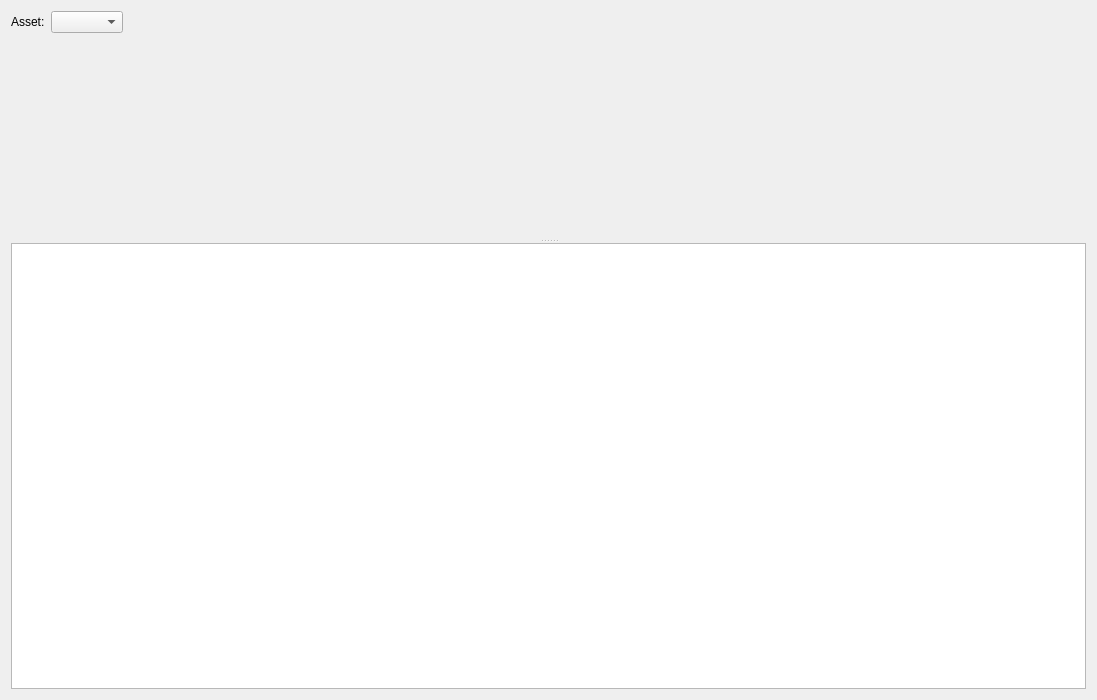
<?xml version="1.0" encoding="UTF-8"?>
<ui version="4.0">
 <class>SingleAssetAnalyseTab</class>
 <widget class="QWidget" name="SingleAssetAnalyseTab">
  <property name="geometry">
   <rect>
    <x>0</x>
    <y>0</y>
    <width>1097</width>
    <height>700</height>
   </rect>
  </property>
  <layout class="QVBoxLayout" name="verticalLayout_main">
   <item>
    <layout class="QHBoxLayout" name="layoutSelector">
     <item>
      <widget class="QLabel" name="lblAsset">
       <property name="text">
        <string>Asset:</string>
       </property>
      </widget>
     </item>
     <item>
      <widget class="QComboBox" name="asset_selector"/>
     </item>
     <item>
      <spacer name="horizontalSpacer">
       <property name="orientation">
        <enum>Qt::Orientation::Horizontal</enum>
       </property>
       <property name="sizeHint" stdset="0">
        <size>
         <width>40</width>
         <height>20</height>
        </size>
       </property>
      </spacer>
     </item>
    </layout>
   </item>
   <item>
    <widget class="QSplitter" name="splitter">
     <property name="orientation">
      <enum>Qt::Orientation::Vertical</enum>
     </property>
     <widget class="QWidget" name="chartWidget">
      <property name="minimumSize">
       <size>
        <width>100</width>
        <height>200</height>
       </size>
      </property>
      <layout class="QVBoxLayout" name="layoutChart"/>
     </widget>
     <widget class="QTableWidget" name="payoff_table">
      <property name="rowCount">
       <number>0</number>
      </property>
      <property name="columnCount">
       <number>0</number>
      </property>
      <attribute name="horizontalHeaderStretchLastSection">
       <bool>true</bool>
      </attribute>
      <attribute name="verticalHeaderMinimumSectionSize">
       <number>22</number>
      </attribute>
      <attribute name="verticalHeaderDefaultSectionSize">
       <number>25</number>
      </attribute>
     </widget>
    </widget>
   </item>
  </layout>
 </widget>
 <resources/>
 <connections/>
</ui>
